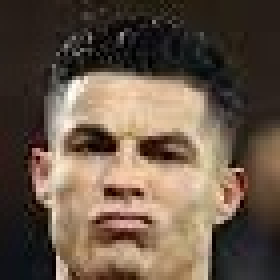
#> input picture face.jpg, 70 x 70 px (shown 4 times larger)
$ python 1.5_resize.py
#> lines starting #> are read from the running program, lines starting #| are printed output that depends on the picture
import cv2
import numpy

yukseklik = 40
genislik = 20

ronaldo = cv2.imread("face.jpg")
#> ronaldo is the input picture: shape (70, 70, 3); mean B, G, R 72.4, 87.1, 104.2
ronaldo = cv2.resize(ronaldo, (yukseklik, genislik))
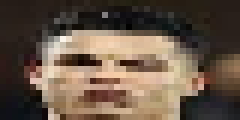
#> ronaldo: shape (20, 40, 3) (shown 6 times larger); mean B, G, R 71.8, 86.4, 103.6

cv2.imshow("ronaldo's face", ronaldo)
cv2.imwrite("little_ronaldo.jpg", ronaldo)
cv2.waitKey(0)
cv2.destroyAllWindows()

$ run again, with fb_2013.jpg copied over face.jpg
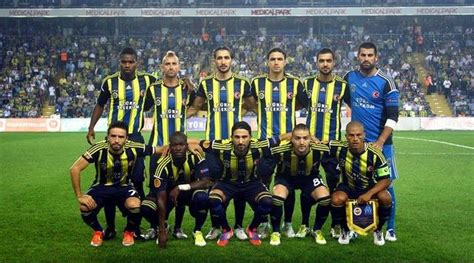
#> input picture fb_2013.jpg, 474 x 263 px
#> ronaldo is the input picture: shape (263, 474, 3); mean B, G, R 80.5, 102.9, 89.5
#> `ronaldo = cv2.resize(ronaldo, (yukseklik, genislik))`:
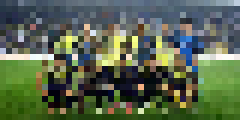
#> ronaldo: shape (20, 40, 3) (shown 6 times larger); mean B, G, R 78.9, 102.2, 88.7

$ run again, with fire.jpg copied over face.jpg
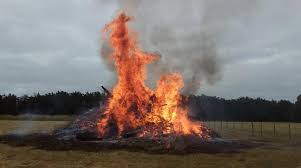
#> input picture fire.jpg, 301 x 168 px
#> ronaldo is the input picture: shape (168, 301, 3); mean B, G, R 108.7, 113.6, 124.5
#> `ronaldo = cv2.resize(ronaldo, (yukseklik, genislik))`:
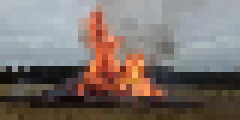
#> ronaldo: shape (20, 40, 3) (shown 6 times larger); mean B, G, R 108.7, 113.5, 124.6

$ run again, with ronaldo.jpg copied over face.jpg
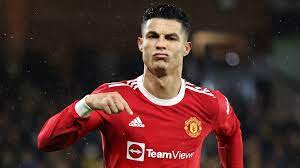
#> input picture ronaldo.jpg, 300 x 168 px
#> ronaldo is the input picture: shape (168, 300, 3); mean B, G, R 43.2, 46.2, 79.6
#> `ronaldo = cv2.resize(ronaldo, (yukseklik, genislik))`:
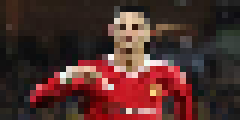
#> ronaldo: shape (20, 40, 3) (shown 6 times larger); mean B, G, R 42.9, 46.1, 79.3
